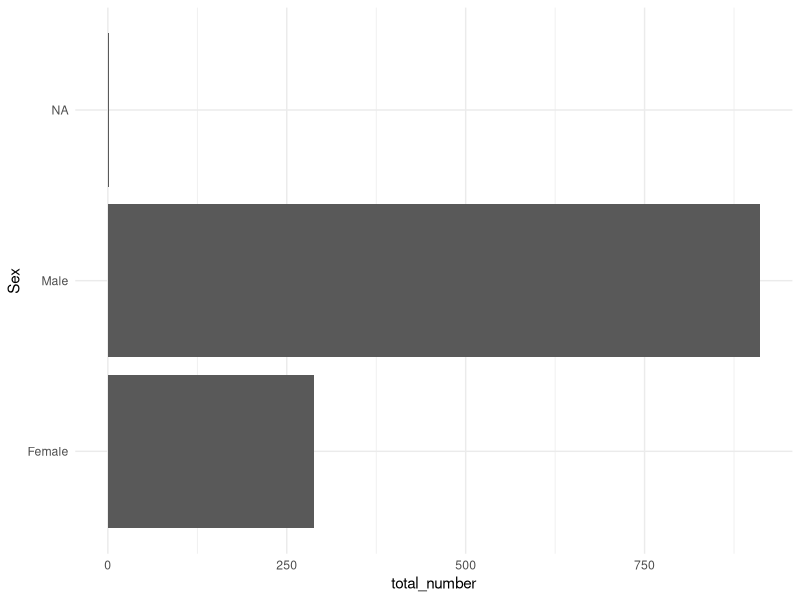
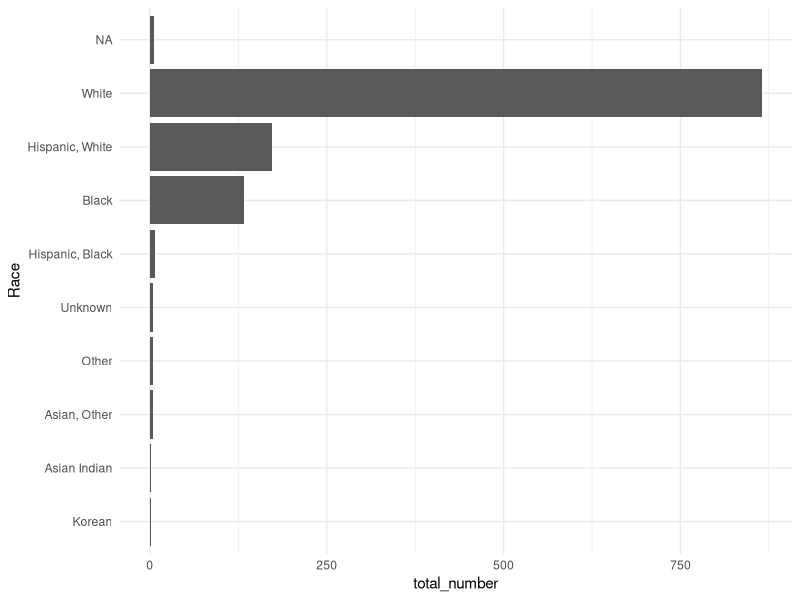
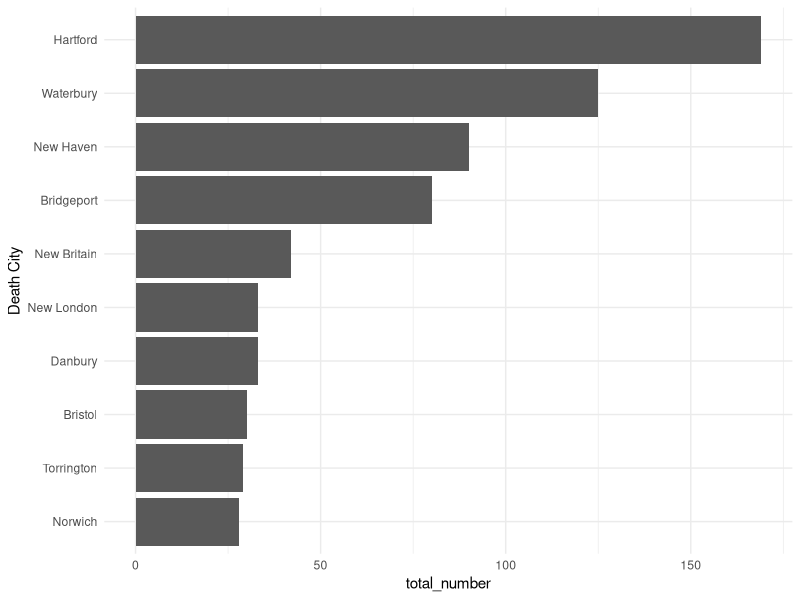

Reproduce these figures in R, in order.
## ---- chunk 1
knitr::opts_chunk$set(echo = TRUE)
## ---- chunk 2
library(tidyverse)
library(lubridate)
theme_set(theme_minimal())
od_death_data_raw = read_csv("DrugDeaths_2015-2019.csv") 

od_death_data <- od_death_data_raw %>% 
  mutate(DOD = mdy(DOD))

od_death_data <- od_death_data %>%
  mutate_if(is.character, as.factor)

## ---- chunk 3
od_death_data %>% count(Sex, sort = TRUE, name = "total_number") %>%
  mutate(Sex = fct_reorder(Sex, total_number)) %>%
  ggplot(aes(total_number, Sex)) + geom_col()
## ---- chunk 4
od_death_data %>% count(Race, sort = TRUE, name = "total_number") %>%
  mutate(Race = fct_reorder(Race, total_number)) %>%
  ggplot(aes(total_number, Race)) + geom_col()
## ---- chunk 5
od_death_data %>% count(`Death City`, sort = TRUE, name = "total_number") %>%
  mutate(`Death City` = fct_reorder(`Death City`, total_number)) %>% 
  head(., 10) %>%
  ggplot(aes(total_number, `Death City`)) + geom_col()
